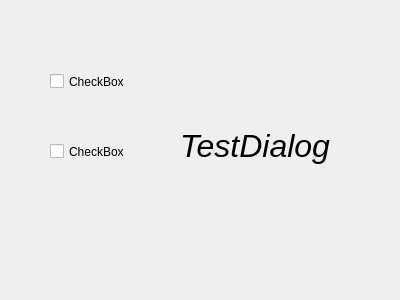
<?xml version="1.0" encoding="UTF-8"?>
<ui version="4.0">
 <class>TestDialog</class>
 <widget class="QDialog" name="TestDialog">
  <property name="geometry">
   <rect>
    <x>0</x>
    <y>0</y>
    <width>400</width>
    <height>300</height>
   </rect>
  </property>
  <property name="windowTitle">
   <string>Dialog</string>
  </property>
  <widget class="QCheckBox" name="checkBox">
   <property name="geometry">
    <rect>
     <x>50</x>
     <y>70</y>
     <width>92</width>
     <height>23</height>
    </rect>
   </property>
   <property name="text">
    <string>CheckBox</string>
   </property>
  </widget>
  <widget class="QCheckBox" name="checkBox_2">
   <property name="geometry">
    <rect>
     <x>50</x>
     <y>140</y>
     <width>92</width>
     <height>23</height>
    </rect>
   </property>
   <property name="text">
    <string>CheckBox</string>
   </property>
  </widget>
  <widget class="QLabel" name="label">
   <property name="geometry">
    <rect>
     <x>180</x>
     <y>110</y>
     <width>161</width>
     <height>71</height>
    </rect>
   </property>
   <property name="font">
    <font>
     <pointsize>24</pointsize>
     <italic>true</italic>
    </font>
   </property>
   <property name="text">
    <string>TestDialog</string>
   </property>
  </widget>
 </widget>
 <resources/>
 <connections/>
</ui>
